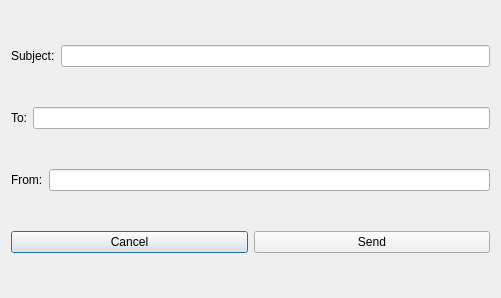
<?xml version="1.0" encoding="UTF-8"?>
<ui version="4.0">
 <class>Dialog</class>
 <widget class="QDialog" name="Dialog">
  <property name="geometry">
   <rect>
    <x>0</x>
    <y>0</y>
    <width>501</width>
    <height>298</height>
   </rect>
  </property>
  <property name="windowTitle">
   <string>Dialog</string>
  </property>
  <layout class="QVBoxLayout" name="verticalLayout">
   <item>
    <layout class="QHBoxLayout" name="horizontalLayout">
     <item>
      <widget class="QLabel" name="label_3">
       <property name="text">
        <string>Subject:</string>
       </property>
      </widget>
     </item>
     <item>
      <widget class="QLineEdit" name="lineEdit_2"/>
     </item>
    </layout>
   </item>
   <item>
    <layout class="QHBoxLayout" name="horizontalLayout_2">
     <item>
      <widget class="QLabel" name="label">
       <property name="text">
        <string>To:</string>
       </property>
      </widget>
     </item>
     <item>
      <widget class="QLineEdit" name="lineEdit_3"/>
     </item>
    </layout>
   </item>
   <item>
    <layout class="QHBoxLayout" name="horizontalLayout_3">
     <item>
      <widget class="QLabel" name="label_2">
       <property name="text">
        <string>From:</string>
       </property>
      </widget>
     </item>
     <item>
      <widget class="QLineEdit" name="lineEdit"/>
     </item>
    </layout>
   </item>
   <item>
    <layout class="QHBoxLayout" name="horizontalLayout_5">
     <item>
      <widget class="QPushButton" name="pushButton_2">
       <property name="text">
        <string>Cancel</string>
       </property>
      </widget>
     </item>
     <item>
      <widget class="QPushButton" name="pushButton">
       <property name="text">
        <string>Send</string>
       </property>
      </widget>
     </item>
    </layout>
   </item>
  </layout>
 </widget>
 <resources/>
 <connections/>
</ui>
